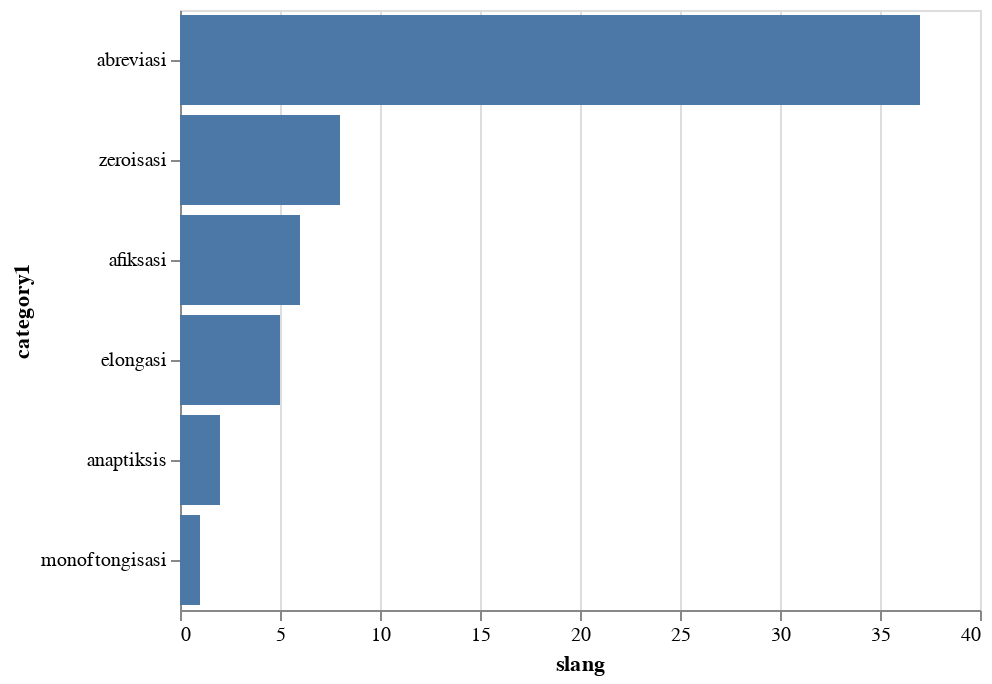

The code cell stored with this chart in its notebook:
### Code cell
agg = df_wt_correct_prediction.groupby(
    'category1'
).agg('count')['slang']
agg = agg.reset_index()
alt.Chart(agg).mark_bar().encode(
    x='slang',
    y=alt.Y(
        'category1',
        sort=alt.EncodingSortField(
            field='slang',
            op='sum',
            order='descending'
        )
    )
)

### Figure 1 — Vega-Lite specification as saved in the notebook (floating-point values rounded to 4 significant figures)
{"$schema": "https://vega.github.io/schema/vega-lite/v2.6.0.json", "config": {"view": {"height": 300, "width": 400}}, "data": {"name": "data-7876298b89e62d8a78a6eb95819793eb"}, "datasets": {"data-7876298b89e62d8a78a6eb95819793eb": [{"category1": "abreviasi", "slang": 37}, {"category1": "afiksasi", "slang": 6}, {"category1": "anaptiksis", "slang": 2}, {"category1": "elongasi", "slang": 5}, {"category1": "monoftongisasi", "slang": 1}, {"category1": "zeroisasi", "slang": 8}]}, "encoding": {"x": {"field": "slang", "type": "quantitative"}, "y": {"field": "category1", "sort": {"field": "slang", "op": "sum", "order": "descending"}, "type": "nominal"}}, "mark": "bar"}
